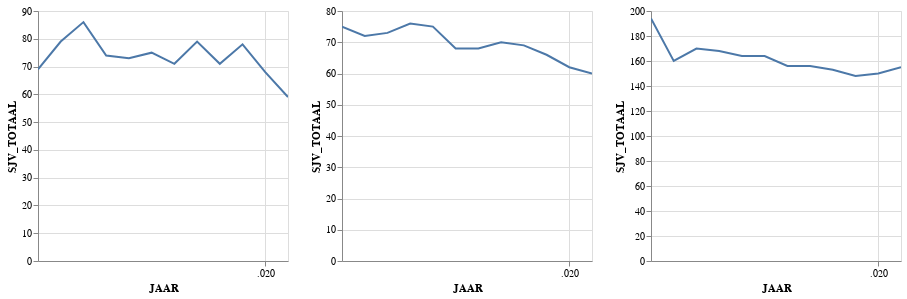

The notebook cell this image was saved under:
### Markdown cell above
# QC plot for low, mid , high prediction for 3 PC6's {NEED TO ADD L/M/H]¶

### Code cell
df1 =df_verbruik[df_verbruik['POSTCODE_VAN'] == '4251AB']
df2 =df_verbruik[df_verbruik['POSTCODE_VAN'] == '6373HA']
df3 =df_verbruik[df_verbruik['POSTCODE_VAN'] == '9998XB']


pc6_1 = alt.Chart(df1.reset_index()).mark_line(clip=True).encode(
                     alt.X('JAAR:T'),
                     alt.Y('SJV_TOTAAL:Q'),
                     ).properties(width=250,height=250)
    
pc6_2 = alt.Chart(df2.reset_index()).mark_line(clip=True).encode(
                     alt.X('JAAR:T'),
                     alt.Y('SJV_TOTAAL:Q'),
                     ).properties(width=250,height=250)

pc6_3 = alt.Chart(df3.reset_index()).mark_line(clip=True).encode(
                     alt.X('JAAR:T'),
                     alt.Y('SJV_TOTAAL:Q'),
                     ).properties(width=250,height=250)


pc6_1 | pc6_2 | pc6_3

### Figure 1 — Vega-Lite specification as saved in the notebook (floating-point values rounded to 4 significant figures)
{"config": {"view": {"continuousWidth": 400, "continuousHeight": 300}}, "hconcat": [{"data": {"name": "data-d034d497a2ae1cf0dae5f84cc7a7e389"}, "mark": {"type": "line", "clip": true}, "encoding": {"x": {"type": "temporal", "field": "JAAR"}, "y": {"type": "quantitative", "field": "SJV_TOTAAL"}}, "height": 250, "width": 250}, {"data": {"name": "data-64f4e9fe13433f271477fa284e826b60"}, "mark": {"type": "line", "clip": true}, "encoding": {"x": {"type": "temporal", "field": "JAAR"}, "y": {"type": "quantitative", "field": "SJV_TOTAAL"}}, "height": 250, "width": 250}, {"data": {"name": "data-5270e98cefd06d71dcf2e3ada185ed24"}, "mark": {"type": "line", "clip": true}, "encoding": {"x": {"type": "temporal", "field": "JAAR"}, "y": {"type": "quantitative", "field": "SJV_TOTAAL"}}, "height": 250, "width": 250}], "$schema": "https://vega.github.io/schema/vega-lite/v4.8.1.json", "datasets": {"data-d034d497a2ae1cf0dae5f84cc7a7e389": [{"index": 0, "NETBEHEERDER": "Enexis B.V.", "NETGEBIED": "ENEXIS", "STRAATNAAM": "Sasdijk", "POSTCODE_VAN": "4251AB", "POSTCODE_TOT": "4251AB", "WOONPLAATS": "WERKENDAM", "LANDCODE": "NL", "PRODUCTSOORT": "ELK", "VERBRUIKSSEGMENT": "KVB", "LEVERINGSRICHTING_PERC": 100.0, "AANSLUITINGEN_AANTAL": 16, "FYSIEKE_STATUS_PERC": 100, "SOORT_AANSLUITING_PERC": 0.0, "SOORT_AANSLUITING": "1X25", "SJV_GEMIDDELD": 4282.0, "SJV_LAAG_TARIEF_PERC": 25.0, "SLIMME_METER_PERC": 0.0, "JAAR": 2010, "PC4": 4251, "SJV_TOTAAL": 69.0, "RES": "West-Brabant"}, {"index": 107377, "NETBEHEERDER": "Enexis B.V.", "NETGEBIED": "ENEXIS", "STRAATNAAM": "Sasdijk", "POSTCODE_VAN": "4251AB", "POSTCODE_TOT": "4251AB", "WOONPLAATS": "WERKENDAM", "LANDCODE": "NL", "PRODUCTSOORT": "ELK", "VERBRUIKSSEGMENT": "KVB", "LEVERINGSRICHTING_PERC": 100.0, "AANSLUITINGEN_AANTAL": 16, "FYSIEKE_STATUS_PERC": 100, "SOORT_AANSLUITING_PERC": 50.0, "SOORT_AANSLUITING": "1X25", "SJV_GEMIDDELD": 4961.0, "SJV_LAAG_TARIEF_PERC": 34.0, "SLIMME_METER_PERC": 0.0, "JAAR": 2011, "PC4": 4251, "SJV_TOTAAL": 79.0, "RES": "West-Brabant"}, {"index": 215676, "NETBEHEERDER": "Enexis B.V.", "NETGEBIED": "ENEXIS", "STRAATNAAM": "Sasdijk", "POSTCODE_VAN": "4251AB", "POSTCODE_TOT": "4251AB", "WOONPLAATS": "WERKENDAM", "LANDCODE": "NL", "PRODUCTSOORT": "ELK", "VERBRUIKSSEGMENT": "KVB", "LEVERINGSRICHTING_PERC": 100.0, "AANSLUITINGEN_AANTAL": 16, "FYSIEKE_STATUS_PERC": 100, "SOORT_AANSLUITING_PERC": 50.0, "SOORT_AANSLUITING": "1X25", "SJV_GEMIDDELD": 5369.0, "SJV_LAAG_TARIEF_PERC": 37.0, "SLIMME_METER_PERC": 0.0, "JAAR": 2012, "PC4": 4251, "SJV_TOTAAL": 86.0, "RES": "West-Brabant"}, {"index": 325484, "NETBEHEERDER": "Enexis B.V.", "NETGEBIED": "ENEXIS", "STRAATNAAM": "Sasdijk", "POSTCODE_VAN": "4251AB", "POSTCODE_TOT": "4251AB", "WOONPLAATS": "WERKENDAM", "LANDCODE": "NL", "PRODUCTSOORT": "ELK", "VERBRUIKSSEGMENT": "KVB", "LEVERINGSRICHTING_PERC": 100.0, "AANSLUITINGEN_AANTAL": 16, "FYSIEKE_STATUS_PERC": 100, "SOORT_AANSLUITING_PERC": 50.0, "SOORT_AANSLUITING": "1X25", "SJV_GEMIDDELD": 4597.0, "SJV_LAAG_TARIEF_PERC": 31.0, "SLIMME_METER_PERC": 0.0, "JAAR": 2013, "PC4": 4251, "SJV_TOTAAL": 74.0, "RES": "West-Brabant"}, {"index": 438732, "NETBEHEERDER": "Enexis B.V.", "NETGEBIED": "ENEXIS", "STRAATNAAM": "Sasdijk", "POSTCODE_VAN": "4251AB", "POSTCODE_TOT": "4251AB", "WOONPLAATS": "WERKENDAM", "LANDCODE": "NL", "PRODUCTSOORT": "ELK", "VERBRUIKSSEGMENT": "KVB", "LEVERINGSRICHTING_PERC": 100.0, "AANSLUITINGEN_AANTAL": 16, "FYSIEKE_STATUS_PERC": 100, "SOORT_AANSLUITING_PERC": 50.0, "SOORT_AANSLUITING": "1X25", "SJV_GEMIDDELD": 4589.0, "SJV_LAAG_TARIEF_PERC": 18.0, "SLIMME_METER_PERC": 0.0, "JAAR": 2014, "PC4": 4251, "SJV_TOTAAL": 73.0, "RES": "West-Brabant"}, {"index": 552376, "NETBEHEERDER": "Enexis B.V.", "NETGEBIED": "ENEXIS", "STRAATNAAM": "Sasdijk", "POSTCODE_VAN": "4251AB", "POSTCODE_TOT": "4251AB", "WOONPLAATS": "WERKENDAM", "LANDCODE": "NL", "PRODUCTSOORT": "ELK", "VERBRUIKSSEGMENT": "KVB", "LEVERINGSRICHTING_PERC": 100.0, "AANSLUITINGEN_AANTAL": 16, "FYSIEKE_STATUS_PERC": 100, "SOORT_AANSLUITING_PERC": 50.0, "SOORT_AANSLUITING": "1X25", "SJV_GEMIDDELD": 4716.0, "SJV_LAAG_TARIEF_PERC": 27.0, "SLIMME_METER_PERC": 6.0, "JAAR": 2015, "PC4": 4251, "SJV_TOTAAL": 75.0, "RES": "West-Brabant"}, {"index": 666365, "NETBEHEERDER": "Enexis B.V.", "NETGEBIED": "ENEXIS", "STRAATNAAM": "Sasdijk", "POSTCODE_VAN": "4251AB", "POSTCODE_TOT": "4251AB", "WOONPLAATS": "WERKENDAM", "LANDCODE": "NL", "PRODUCTSOORT": "ELK", "VERBRUIKSSEGMENT": "KVB", "LEVERINGSRICHTING_PERC": 100.0, "AANSLUITINGEN_AANTAL": 15, "FYSIEKE_STATUS_PERC": 100, "SOORT_AANSLUITING_PERC": 47.0, "SOORT_AANSLUITING": "1x25", "SJV_GEMIDDELD": 4728.0, "SJV_LAAG_TARIEF_PERC": 29.0, "SLIMME_METER_PERC": 7.0, "JAAR": 2016, "PC4": 4251, "SJV_TOTAAL": 71.0, "RES": "West-Brabant"}, {"index": 776943, "NETBEHEERDER": "Enexis B.V.", "NETGEBIED": "ENEXIS", "STRAATNAAM": "Sasdijk", "POSTCODE_VAN": "4251AB", "POSTCODE_TOT": "4251AB", "WOONPLAATS": "WERKENDAM", "LANDCODE": "NL", "PRODUCTSOORT": "ELK", "VERBRUIKSSEGMENT": "KVB", "LEVERINGSRICHTING_PERC": 100.0, "AANSLUITINGEN_AANTAL": 16, "FYSIEKE_STATUS_PERC": 100, "SOORT_AANSLUITING_PERC": 44.0, "SOORT_AANSLUITING": "1x25", "SJV_GEMIDDELD": 4946.0, "SJV_LAAG_TARIEF_PERC": 30.0, "SLIMME_METER_PERC": 13.0, "JAAR": 2017, "PC4": 4251, "SJV_TOTAAL": 79.0, "RES": "West-Brabant"}, {"index": 892517, "NETBEHEERDER": "Enexis B.V.", "NETGEBIED": "ENEXIS", "STRAATNAAM": "Sasdijk", "POSTCODE_VAN": "4251AB", "POSTCODE_TOT": "4251AB", "WOONPLAATS": "WERKENDAM", "LANDCODE": "NL", "PRODUCTSOORT": "ELK", "VERBRUIKSSEGMENT": "KVB", "LEVERINGSRICHTING_PERC": 100.0, "AANSLUITINGEN_AANTAL": 17, "FYSIEKE_STATUS_PERC": 100, "SOORT_AANSLUITING_PERC": 41.18, "SOORT_AANSLUITING": "1x25", "SJV_GEMIDDELD": 4149.0, "SJV_LAAG_TARIEF_PERC": 28.33, "SLIMME_METER_PERC": 29.41, "JAAR": 2018, "PC4": 4251, "SJV_TOTAAL": 71.0, "RES": "West-Brabant"}, {"index": 1016680, "NETBEHEERDER": "Enexis B.V.", "NETGEBIED": "ENEXIS", "STRAATNAAM": "Sasdijk", "POSTCODE_VAN": "4251AB", "POSTCODE_TOT": "4251AB", "WOONPLAATS": "WERKENDAM", "LANDCODE": "NL", "PRODUCTSOORT": "ELK", "VERBRUIKSSEGMENT": "KVB", "LEVERINGSRICHTING_PERC": 100.0, "AANSLUITINGEN_AANTAL": 17, "FYSIEKE_STATUS_PERC": 100, "SOORT_AANSLUITING_PERC": 41.18, "SOORT_AANSLUITING": "1x25", "SJV_GEMIDDELD": 4614.0, "SJV_LAAG_TARIEF_PERC": 34.24, "SLIMME_METER_PERC": 41.18, "JAAR": 2019, "PC4": 4251, "SJV_TOTAAL": 78.0, "RES": "West-Brabant"}, {"index": 1141266, "NETBEHEERDER": "Enexis B.V.", "NETGEBIED": "ENEXIS", "STRAATNAAM": "Sasdijk", "POSTCODE_VAN": "4251AB", "POSTCODE_TOT": "4251AB", "WOONPLAATS": "WERKENDAM", "LANDCODE": "NL", "PRODUCTSOORT": "ELK", "VERBRUIKSSEGMENT": "KVB", "LEVERINGSRICHTING_PERC": 94.12, "AANSLUITINGEN_AANTAL": 17, "FYSIEKE_STATUS_PERC": 100, "SOORT_AANSLUITING_PERC": 41.18, "SOORT_AANSLUITING": "1x25", "SJV_GEMIDDELD": 4023.0, "SJV_LAAG_TARIEF_PERC": 35.36, "SLIMME_METER_PERC": 47.06, "JAAR": 2020, "PC4": 4251, "SJV_TOTAAL": 68.0, "RES": "West-Brabant"}, {"index": 1266143, "NETBEHEERDER": "Enexis B.V.", "NETGEBIED": "ENEXIS", "STRAATNAAM": "Sasdijk", "POSTCODE_VAN": "4251AB", "POSTCODE_TOT": "4251AB", "WOONPLAATS": "WERKENDAM", "LANDCODE": "NL", "PRODUCTSOORT": "ELK", "VERBRUIKSSEGMENT": "KVB", "LEVERINGSRICHTING_PERC": 85.71, "AANSLUITINGEN_AANTAL": 14, "FYSIEKE_STATUS_PERC": 100, "SOORT_AANSLUITING_PERC": 50.0, "SOORT_AANSLUITING": "3x25", "SJV_GEMIDDELD": 4206.0, "SJV_LAAG_TARIEF_PERC": 49.69, "SLIMME_METER_PERC": 71.43, "JAAR": 2021, "PC4": 4251, "SJV_TOTAAL": 59.0, "RES": "West-Brabant"}], "data-64f4e9fe13433f271477fa284e826b60": [{"index": 58955, "NETBEHEERDER": "Enexis B.V.", "NETGEBIED": "ENEXIS", "STRAATNAAM": "Apollolaan", "POSTCODE_VAN": "6373HA", "POSTCODE_TOT": "6373HA", "WOONPLAATS": "LANDGRAAF", "LANDCODE": "NL", "PRODUCTSOORT": "ELK", "VERBRUIKSSEGMENT": "KVB", "LEVERINGSRICHTING_PERC": 100.0, "AANSLUITINGEN_AANTAL": 20, "FYSIEKE_STATUS_PERC": 100, "SOORT_AANSLUITING_PERC": 0.0, "SOORT_AANSLUITING": "1X25", "SJV_GEMIDDELD": 3756.0, "SJV_LAAG_TARIEF_PERC": 47.0, "SLIMME_METER_PERC": 0.0, "JAAR": 2010, "PC4": 6373, "SJV_TOTAAL": 75.0, "RES": "Zuid-Limburg"}, {"index": 166855, "NETBEHEERDER": "Enexis B.V.", "NETGEBIED": "ENEXIS", "STRAATNAAM": "Apollolaan", "POSTCODE_VAN": "6373HA", "POSTCODE_TOT": "6373HA", "WOONPLAATS": "LANDGRAAF", "LANDCODE": "NL", "PRODUCTSOORT": "ELK", "VERBRUIKSSEGMENT": "KVB", "LEVERINGSRICHTING_PERC": 100.0, "AANSLUITINGEN_AANTAL": 20, "FYSIEKE_STATUS_PERC": 100, "SOORT_AANSLUITING_PERC": 55.0, "SOORT_AANSLUITING": "1X25", "SJV_GEMIDDELD": 3618.0, "SJV_LAAG_TARIEF_PERC": 46.0, "SLIMME_METER_PERC": 0.0, "JAAR": 2011, "PC4": 6373, "SJV_TOTAAL": 72.0, "RES": "Zuid-Limburg"}, {"index": 275877, "NETBEHEERDER": "Enexis B.V.", "NETGEBIED": "ENEXIS", "STRAATNAAM": "Apollolaan", "POSTCODE_VAN": "6373HA", "POSTCODE_TOT": "6373HA", "WOONPLAATS": "LANDGRAAF", "LANDCODE": "NL", "PRODUCTSOORT": "ELK", "VERBRUIKSSEGMENT": "KVB", "LEVERINGSRICHTING_PERC": 100.0, "AANSLUITINGEN_AANTAL": 20, "FYSIEKE_STATUS_PERC": 100, "SOORT_AANSLUITING_PERC": 50.0, "SOORT_AANSLUITING": "1X25", "SJV_GEMIDDELD": 3658.0, "SJV_LAAG_TARIEF_PERC": 44.0, "SLIMME_METER_PERC": 0.0, "JAAR": 2012, "PC4": 6373, "SJV_TOTAAL": 73.0, "RES": "Zuid-Limburg"}, {"index": 386531, "NETBEHEERDER": "Enexis B.V.", "NETGEBIED": "ENEXIS", "STRAATNAAM": "Apollolaan", "POSTCODE_VAN": "6373HA", "POSTCODE_TOT": "6373HA", "WOONPLAATS": "LANDGRAAF", "LANDCODE": "NL", "PRODUCTSOORT": "ELK", "VERBRUIKSSEGMENT": "KVB", "LEVERINGSRICHTING_PERC": 100.0, "AANSLUITINGEN_AANTAL": 22, "FYSIEKE_STATUS_PERC": 100, "SOORT_AANSLUITING_PERC": 55.0, "SOORT_AANSLUITING": "1X25", "SJV_GEMIDDELD": 3464.0, "SJV_LAAG_TARIEF_PERC": 46.0, "SLIMME_METER_PERC": 0.0, "JAAR": 2013, "PC4": 6373, "SJV_TOTAAL": 76.0, "RES": "Zuid-Limburg"}, {"index": 499997, "NETBEHEERDER": "Enexis B.V.", "NETGEBIED": "ENEXIS", "STRAATNAAM": "Apollolaan", "POSTCODE_VAN": "6373HA", "POSTCODE_TOT": "6373HA", "WOONPLAATS": "LANDGRAAF", "LANDCODE": "NL", "PRODUCTSOORT": "ELK", "VERBRUIKSSEGMENT": "KVB", "LEVERINGSRICHTING_PERC": 100.0, "AANSLUITINGEN_AANTAL": 22, "FYSIEKE_STATUS_PERC": 100, "SOORT_AANSLUITING_PERC": 50.0, "SOORT_AANSLUITING": "1X25", "SJV_GEMIDDELD": 3402.0, "SJV_LAAG_TARIEF_PERC": 45.0, "SLIMME_METER_PERC": 9.0, "JAAR": 2014, "PC4": 6373, "SJV_TOTAAL": 75.0, "RES": "Zuid-Limburg"}, {"index": 613828, "NETBEHEERDER": "Enexis B.V.", "NETGEBIED": "ENEXIS", "STRAATNAAM": "Apollolaan", "POSTCODE_VAN": "6373HA", "POSTCODE_TOT": "6373HA", "WOONPLAATS": "LANDGRAAF", "LANDCODE": "NL", "PRODUCTSOORT": "ELK", "VERBRUIKSSEGMENT": "KVB", "LEVERINGSRICHTING_PERC": 100.0, "AANSLUITINGEN_AANTAL": 22, "FYSIEKE_STATUS_PERC": 100, "SOORT_AANSLUITING_PERC": 50.0, "SOORT_AANSLUITING": "1X25", "SJV_GEMIDDELD": 3093.0, "SJV_LAAG_TARIEF_PERC": 45.0, "SLIMME_METER_PERC": 9.0, "JAAR": 2015, "PC4": 6373, "SJV_TOTAAL": 68.0, "RES": "Zuid-Limburg"}, {"index": 727949, "NETBEHEERDER": "Enexis B.V.", "NETGEBIED": "ENEXIS", "STRAATNAAM": "Apollolaan", "POSTCODE_VAN": "6373HA", "POSTCODE_TOT": "6373HA", "WOONPLAATS": "LANDGRAAF", "LANDCODE": "NL", "PRODUCTSOORT": "ELK", "VERBRUIKSSEGMENT": "KVB", "LEVERINGSRICHTING_PERC": 95.0, "AANSLUITINGEN_AANTAL": 22, "FYSIEKE_STATUS_PERC": 100, "SOORT_AANSLUITING_PERC": 50.0, "SOORT_AANSLUITING": "1x25", "SJV_GEMIDDELD": 3094.0, "SJV_LAAG_TARIEF_PERC": 47.0, "SLIMME_METER_PERC": 14.0, "JAAR": 2016, "PC4": 6373, "SJV_TOTAAL": 68.0, "RES": "Zuid-Limburg"}, {"index": 843361, "NETBEHEERDER": "Enexis B.V.", "NETGEBIED": "ENEXIS", "STRAATNAAM": "Apollolaan", "POSTCODE_VAN": "6373HA", "POSTCODE_TOT": "6373HA", "WOONPLAATS": "LANDGRAAF", "LANDCODE": "NL", "PRODUCTSOORT": "ELK", "VERBRUIKSSEGMENT": "KVB", "LEVERINGSRICHTING_PERC": 95.0, "AANSLUITINGEN_AANTAL": 22, "FYSIEKE_STATUS_PERC": 100, "SOORT_AANSLUITING_PERC": 55.0, "SOORT_AANSLUITING": "1x25", "SJV_GEMIDDELD": 3174.0, "SJV_LAAG_TARIEF_PERC": 46.0, "SLIMME_METER_PERC": 18.0, "JAAR": 2017, "PC4": 6373, "SJV_TOTAAL": 70.0, "RES": "Zuid-Limburg"}, {"index": 963920, "NETBEHEERDER": "Enexis B.V.", "NETGEBIED": "ENEXIS", "STRAATNAAM": "Apollolaan", "POSTCODE_VAN": "6373HA", "POSTCODE_TOT": "6373HA", "WOONPLAATS": "LANDGRAAF", "LANDCODE": "NL", "PRODUCTSOORT": "ELK", "VERBRUIKSSEGMENT": "KVB", "LEVERINGSRICHTING_PERC": 90.91, "AANSLUITINGEN_AANTAL": 22, "FYSIEKE_STATUS_PERC": 100, "SOORT_AANSLUITING_PERC": 50.0, "SOORT_AANSLUITING": "1x25", "SJV_GEMIDDELD": 3156.0, "SJV_LAAG_TARIEF_PERC": 45.33, "SLIMME_METER_PERC": 22.73, "JAAR": 2018, "PC4": 6373, "SJV_TOTAAL": 69.0, "RES": "Zuid-Limburg"}, {"index": 1088356, "NETBEHEERDER": "Enexis B.V.", "NETGEBIED": "ENEXIS", "STRAATNAAM": "Apollolaan", "POSTCODE_VAN": "6373HA", "POSTCODE_TOT": "6373HA", "WOONPLAATS": "LANDGRAAF", "LANDCODE": "NL", "PRODUCTSOORT": "ELK", "VERBRUIKSSEGMENT": "KVB", "LEVERINGSRICHTING_PERC": 68.18, "AANSLUITINGEN_AANTAL": 22, "FYSIEKE_STATUS_PERC": 100, "SOORT_AANSLUITING_PERC": 54.55, "SOORT_AANSLUITING": "1x35", "SJV_GEMIDDELD": 2994.0, "SJV_LAAG_TARIEF_PERC": 54.21, "SLIMME_METER_PERC": 72.73, "JAAR": 2019, "PC4": 6373, "SJV_TOTAAL": 66.0, "RES": "Zuid-Limburg"}, {"index": 1213100, "NETBEHEERDER": "Enexis B.V.", "NETGEBIED": "ENEXIS", "STRAATNAAM": "Apollolaan", "POSTCODE_VAN": "6373HA", "POSTCODE_TOT": "6373HA", "WOONPLAATS": "LANDGRAAF", "LANDCODE": "NL", "PRODUCTSOORT": "ELK", "VERBRUIKSSEGMENT": "KVB", "LEVERINGSRICHTING_PERC": 68.18, "AANSLUITINGEN_AANTAL": 22, "FYSIEKE_STATUS_PERC": 100, "SOORT_AANSLUITING_PERC": 59.09, "SOORT_AANSLUITING": "1x35", "SJV_GEMIDDELD": 2840.0, "SJV_LAAG_TARIEF_PERC": 53.15, "SLIMME_METER_PERC": 72.73, "JAAR": 2020, "PC4": 6373, "SJV_TOTAAL": 62.0, "RES": "Zuid-Limburg"}, {"index": 1338240, "NETBEHEERDER": "Enexis B.V.", "NETGEBIED": "ENEXIS", "STRAATNAAM": "Apollolaan", "POSTCODE_VAN": "6373HA", "POSTCODE_TOT": "6373HA", "WOONPLAATS": "LANDGRAAF", "LANDCODE": "NL", "PRODUCTSOORT": "ELK", "VERBRUIKSSEGMENT": "KVB", "LEVERINGSRICHTING_PERC": 45.45, "AANSLUITINGEN_AANTAL": 22, "FYSIEKE_STATUS_PERC": 100, "SOORT_AANSLUITING_PERC": 59.09, "SOORT_AANSLUITING": "1x35", "SJV_GEMIDDELD": 2742.0, "SJV_LAAG_TARIEF_PERC": 54.01, "SLIMME_METER_PERC": 72.73, "JAAR": 2021, "PC4": 6373, "SJV_TOTAAL": 60.0, "RES": "Zuid-Limburg"}], "data-5270e98cefd06d71dcf2e3ada185ed24": [{"index": 107373, "NETBEHEERDER": "Enexis B.V.", "NETGEBIED": "ENEXIS", "STRAATNAAM": "Jacob Tilbusscherweg", "POSTCODE_VAN": "9998XB", "POSTCODE_TOT": "9998XB", "WOONPLAATS": "ROTTUM GN", "LANDCODE": "NL", "PRODUCTSOORT": "ELK", "VERBRUIKSSEGMENT": "KVB", "LEVERINGSRICHTING_PERC": 100.0, "AANSLUITINGEN_AANTAL": 19, "FYSIEKE_STATUS_PERC": 100, "SOORT_AANSLUITING_PERC": 0.0, "SOORT_AANSLUITING": "3X25", "SJV_GEMIDDELD": 10190.0, "SJV_LAAG_TARIEF_PERC": 45.0, "SLIMME_METER_PERC": 0.0, "JAAR": 2010, "PC4": 9998, "SJV_TOTAAL": 194.0, "RES": "Groningen"}, {"index": 215672, "NETBEHEERDER": "Enexis B.V.", "NETGEBIED": "ENEXIS", "STRAATNAAM": "Jacob Tilbusscherweg", "POSTCODE_VAN": "9998XB", "POSTCODE_TOT": "9998XB", "WOONPLAATS": "ROTTUM GN", "LANDCODE": "NL", "PRODUCTSOORT": "ELK", "VERBRUIKSSEGMENT": "KVB", "LEVERINGSRICHTING_PERC": 100.0, "AANSLUITINGEN_AANTAL": 19, "FYSIEKE_STATUS_PERC": 100, "SOORT_AANSLUITING_PERC": 53.0, "SOORT_AANSLUITING": "3X25", "SJV_GEMIDDELD": 8421.0, "SJV_LAAG_TARIEF_PERC": 48.0, "SLIMME_METER_PERC": 0.0, "JAAR": 2011, "PC4": 9998, "SJV_TOTAAL": 160.0, "RES": "Groningen"}, {"index": 325480, "NETBEHEERDER": "Enexis", "NETGEBIED": "ENEXIS", "STRAATNAAM": "Jacob Tilbusscherweg", "POSTCODE_VAN": "9998XB", "POSTCODE_TOT": "9998XB", "WOONPLAATS": "ROTTUM GN", "LANDCODE": "NL", "PRODUCTSOORT": "ELK", "VERBRUIKSSEGMENT": "KVB", "LEVERINGSRICHTING_PERC": 100.0, "AANSLUITINGEN_AANTAL": 19, "FYSIEKE_STATUS_PERC": 100, "SOORT_AANSLUITING_PERC": 53.0, "SOORT_AANSLUITING": "3X25", "SJV_GEMIDDELD": 8958.0, "SJV_LAAG_TARIEF_PERC": 44.0, "SLIMME_METER_PERC": 0.0, "JAAR": 2012, "PC4": 9998, "SJV_TOTAAL": 170.0, "RES": "Groningen"}, {"index": 438728, "NETBEHEERDER": "Enexis", "NETGEBIED": "ENEXIS", "STRAATNAAM": "Jacob Tilbusscherweg", "POSTCODE_VAN": "9998XB", "POSTCODE_TOT": "9998XB", "WOONPLAATS": "ROTTUM GN", "LANDCODE": "NL", "PRODUCTSOORT": "ELK", "VERBRUIKSSEGMENT": "KVB", "LEVERINGSRICHTING_PERC": 100.0, "AANSLUITINGEN_AANTAL": 21, "FYSIEKE_STATUS_PERC": 100, "SOORT_AANSLUITING_PERC": 52.0, "SOORT_AANSLUITING": "3X25", "SJV_GEMIDDELD": 7985.0, "SJV_LAAG_TARIEF_PERC": 45.0, "SLIMME_METER_PERC": 0.0, "JAAR": 2013, "PC4": 9998, "SJV_TOTAAL": 168.0, "RES": "Groningen"}, {"index": 552372, "NETBEHEERDER": "Enexis", "NETGEBIED": "ENEXIS", "STRAATNAAM": "Jacob Tilbusscherweg", "POSTCODE_VAN": "9998XB", "POSTCODE_TOT": "9998XB", "WOONPLAATS": "ROTTUM GN", "LANDCODE": "NL", "PRODUCTSOORT": "ELK", "VERBRUIKSSEGMENT": "KVB", "LEVERINGSRICHTING_PERC": 100.0, "AANSLUITINGEN_AANTAL": 21, "FYSIEKE_STATUS_PERC": 100, "SOORT_AANSLUITING_PERC": 52.0, "SOORT_AANSLUITING": "3X25", "SJV_GEMIDDELD": 7823.0, "SJV_LAAG_TARIEF_PERC": 45.0, "SLIMME_METER_PERC": 5.0, "JAAR": 2014, "PC4": 9998, "SJV_TOTAAL": 164.0, "RES": "Groningen"}, {"index": 666361, "NETBEHEERDER": "Enexis", "NETGEBIED": "ENEXIS", "STRAATNAAM": "Jacob Tilbusscherweg", "POSTCODE_VAN": "9998XB", "POSTCODE_TOT": "9998XB", "WOONPLAATS": "ROTTUM GN", "LANDCODE": "NL", "PRODUCTSOORT": "ELK", "VERBRUIKSSEGMENT": "KVB", "LEVERINGSRICHTING_PERC": 95.0, "AANSLUITINGEN_AANTAL": 21, "FYSIEKE_STATUS_PERC": 100, "SOORT_AANSLUITING_PERC": 52.0, "SOORT_AANSLUITING": "3X25", "SJV_GEMIDDELD": 7830.0, "SJV_LAAG_TARIEF_PERC": 44.0, "SLIMME_METER_PERC": 19.0, "JAAR": 2015, "PC4": 9998, "SJV_TOTAAL": 164.0, "RES": "Groningen"}, {"index": 776938, "NETBEHEERDER": "Enexis B.V.", "NETGEBIED": "ENEXIS", "STRAATNAAM": "Jacob Tilbusscherweg", "POSTCODE_VAN": "9998XB", "POSTCODE_TOT": "9998XB", "WOONPLAATS": "ROTTUM GN", "LANDCODE": "NL", "PRODUCTSOORT": "ELK", "VERBRUIKSSEGMENT": "KVB", "LEVERINGSRICHTING_PERC": 85.0, "AANSLUITINGEN_AANTAL": 20, "FYSIEKE_STATUS_PERC": 100, "SOORT_AANSLUITING_PERC": 50.0, "SOORT_AANSLUITING": "3x25", "SJV_GEMIDDELD": 7786.0, "SJV_LAAG_TARIEF_PERC": 45.0, "SLIMME_METER_PERC": 20.0, "JAAR": 2016, "PC4": 9998, "SJV_TOTAAL": 156.0, "RES": "Groningen"}, {"index": 892512, "NETBEHEERDER": "Enexis B.V.", "NETGEBIED": "ENEXIS", "STRAATNAAM": "Jacob Tilbusscherweg", "POSTCODE_VAN": "9998XB", "POSTCODE_TOT": "9998XB", "WOONPLAATS": "ROTTUM GN", "LANDCODE": "NL", "PRODUCTSOORT": "ELK", "VERBRUIKSSEGMENT": "KVB", "LEVERINGSRICHTING_PERC": 81.0, "AANSLUITINGEN_AANTAL": 21, "FYSIEKE_STATUS_PERC": 100, "SOORT_AANSLUITING_PERC": 52.0, "SOORT_AANSLUITING": "3x25", "SJV_GEMIDDELD": 7428.0, "SJV_LAAG_TARIEF_PERC": 57.0, "SLIMME_METER_PERC": 33.0, "JAAR": 2017, "PC4": 9998, "SJV_TOTAAL": 156.0, "RES": "Groningen"}, {"index": 1016674, "NETBEHEERDER": "Enexis B.V.", "NETGEBIED": "ENEXIS", "STRAATNAAM": "Jacob Tilbusscherweg", "POSTCODE_VAN": "9998XB", "POSTCODE_TOT": "9998XB", "WOONPLAATS": "ROTTUM GN", "LANDCODE": "NL", "PRODUCTSOORT": "ELK", "VERBRUIKSSEGMENT": "KVB", "LEVERINGSRICHTING_PERC": 76.19, "AANSLUITINGEN_AANTAL": 21, "FYSIEKE_STATUS_PERC": 100, "SOORT_AANSLUITING_PERC": 52.38, "SOORT_AANSLUITING": "3x25", "SJV_GEMIDDELD": 7308.0, "SJV_LAAG_TARIEF_PERC": 50.38, "SLIMME_METER_PERC": 76.19, "JAAR": 2018, "PC4": 9998, "SJV_TOTAAL": 153.0, "RES": "Groningen"}, {"index": 1141260, "NETBEHEERDER": "Enexis B.V.", "NETGEBIED": "ENEXIS", "STRAATNAAM": "Jacob Tilbusscherweg", "POSTCODE_VAN": "9998XB", "POSTCODE_TOT": "9998XB", "WOONPLAATS": "ROTTUM GN", "LANDCODE": "NL", "PRODUCTSOORT": "ELK", "VERBRUIKSSEGMENT": "KVB", "LEVERINGSRICHTING_PERC": 76.19, "AANSLUITINGEN_AANTAL": 21, "FYSIEKE_STATUS_PERC": 100, "SOORT_AANSLUITING_PERC": 57.14, "SOORT_AANSLUITING": "3x25", "SJV_GEMIDDELD": 7035.0, "SJV_LAAG_TARIEF_PERC": 47.49, "SLIMME_METER_PERC": 76.19, "JAAR": 2019, "PC4": 9998, "SJV_TOTAAL": 148.0, "RES": "Groningen"}, {"index": 1266137, "NETBEHEERDER": "Enexis B.V.", "NETGEBIED": "ENEXIS", "STRAATNAAM": "Jacob Tilbusscherweg", "POSTCODE_VAN": "9998XB", "POSTCODE_TOT": "9998XB", "WOONPLAATS": "ROTTUM GN", "LANDCODE": "NL", "PRODUCTSOORT": "ELK", "VERBRUIKSSEGMENT": "KVB", "LEVERINGSRICHTING_PERC": 76.19, "AANSLUITINGEN_AANTAL": 21, "FYSIEKE_STATUS_PERC": 100, "SOORT_AANSLUITING_PERC": 61.9, "SOORT_AANSLUITING": "3x25", "SJV_GEMIDDELD": 7129.0, "SJV_LAAG_TARIEF_PERC": 46.84, "SLIMME_METER_PERC": 76.19, "JAAR": 2020, "PC4": 9998, "SJV_TOTAAL": 150.0, "RES": "Groningen"}, {"index": 1391385, "NETBEHEERDER": "Enexis B.V.", "NETGEBIED": "ENEXIS", "STRAATNAAM": "Jacob Tilbusscherweg", "POSTCODE_VAN": "9998XB", "POSTCODE_TOT": "9998XB", "WOONPLAATS": "ROTTUM GN", "LANDCODE": "NL", "PRODUCTSOORT": "ELK", "VERBRUIKSSEGMENT": "KVB", "LEVERINGSRICHTING_PERC": 66.67, "AANSLUITINGEN_AANTAL": 21, "FYSIEKE_STATUS_PERC": 100, "SOORT_AANSLUITING_PERC": 61.9, "SOORT_AANSLUITING": "3x25", "SJV_GEMIDDELD": 7390.0, "SJV_LAAG_TARIEF_PERC": 46.48, "SLIMME_METER_PERC": 85.71, "JAAR": 2021, "PC4": 9998, "SJV_TOTAAL": 155.0, "RES": "Groningen"}]}}
